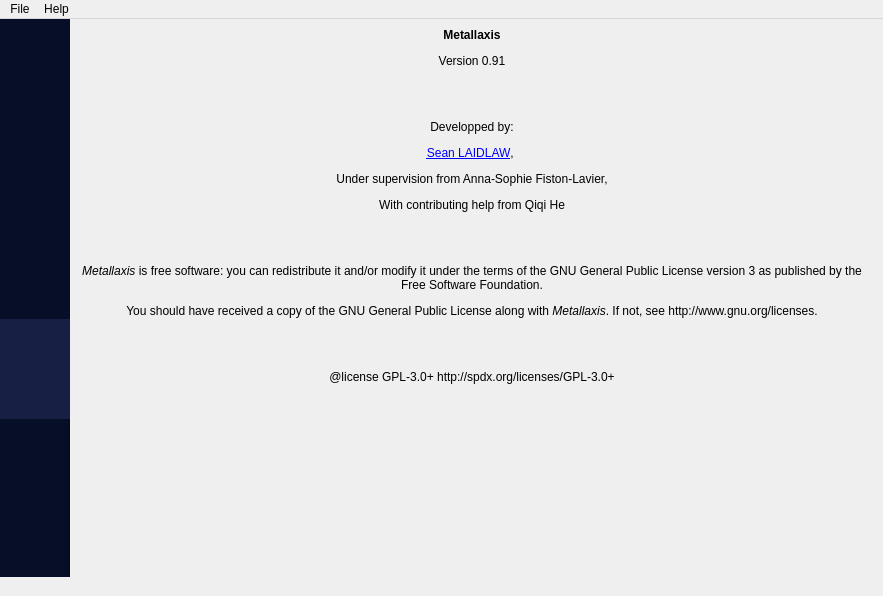
<?xml version="1.0" encoding="UTF-8"?>
<ui version="4.0">
 <class>Metallaxis</class>
 <widget class="QMainWindow" name="Metallaxis">
  <property name="geometry">
   <rect>
    <x>0</x>
    <y>0</y>
    <width>883</width>
    <height>596</height>
   </rect>
  </property>
  <property name="windowTitle">
   <string>MainWindow</string>
  </property>
  <property name="toolButtonStyle">
   <enum>Qt::ToolButtonIconOnly</enum>
  </property>
  <property name="animated">
   <bool>false</bool>
  </property>
  <property name="documentMode">
   <bool>false</bool>
  </property>
  <widget class="QWidget" name="centralwidget">
   <property name="layoutDirection">
    <enum>Qt::LeftToRight</enum>
   </property>
   <layout class="QVBoxLayout" name="verticalLayout_5">
    <property name="spacing">
     <number>-1</number>
    </property>
    <property name="leftMargin">
     <number>0</number>
    </property>
    <property name="topMargin">
     <number>0</number>
    </property>
    <property name="bottomMargin">
     <number>0</number>
    </property>
    <item>
     <widget class="QTabWidget" name="tabWidget">
      <property name="enabled">
       <bool>true</bool>
      </property>
      <property name="sizePolicy">
       <sizepolicy hsizetype="MinimumExpanding" vsizetype="MinimumExpanding">
        <horstretch>0</horstretch>
        <verstretch>0</verstretch>
       </sizepolicy>
      </property>
      <property name="minimumSize">
       <size>
        <width>0</width>
        <height>0</height>
       </size>
      </property>
      <property name="font">
       <font>
        <family>Helvetica Neue</family>
        <pointsize>14</pointsize>
        <weight>75</weight>
        <bold>true</bold>
       </font>
      </property>
      <property name="contextMenuPolicy">
       <enum>Qt::ActionsContextMenu</enum>
      </property>
      <property name="acceptDrops">
       <bool>false</bool>
      </property>
      <property name="layoutDirection">
       <enum>Qt::LeftToRight</enum>
      </property>
      <property name="autoFillBackground">
       <bool>true</bool>
      </property>
      <property name="styleSheet">
       <string notr="true">QTabBar {
background-color: #070E28;
qproperty-drawBase:0;
}

QTabBar::tab {
color: #b6b6b6;
background-color: #070E28;
height: 70px;
width: 70px;
padding-bottom: 30px;
}

QTabBar::tab:hover {
color: #fff;
/*background-color: #172044; */
}

QTabBar::tab:selected {
color: #fff;
background-color: #172044;
}</string>
      </property>
      <property name="tabPosition">
       <enum>QTabWidget::West</enum>
      </property>
      <property name="tabShape">
       <enum>QTabWidget::Rounded</enum>
      </property>
      <property name="currentIndex">
       <number>3</number>
      </property>
      <property name="iconSize">
       <size>
        <width>35</width>
        <height>35</height>
       </size>
      </property>
      <property name="usesScrollButtons">
       <bool>false</bool>
      </property>
      <property name="documentMode">
       <bool>true</bool>
      </property>
      <property name="tabsClosable">
       <bool>false</bool>
      </property>
      <property name="movable">
       <bool>false</bool>
      </property>
      <widget class="QWidget" name="vcf_load_tab">
       <property name="autoFillBackground">
        <bool>true</bool>
       </property>
       <attribute name="title">
        <string/>
       </attribute>
       <layout class="QHBoxLayout" name="horizontalLayout_5">
        <item>
         <layout class="QVBoxLayout" name="verticalLayout_4">
          <item>
           <layout class="QGridLayout" name="gridLayout_2">
            <item row="5" column="0">
             <layout class="QVBoxLayout" name="dynamic_metadata_label_tags"/>
            </item>
            <item row="3" column="0">
             <widget class="Line" name="line_3">
              <property name="orientation">
               <enum>Qt::Horizontal</enum>
              </property>
             </widget>
            </item>
            <item row="3" column="1">
             <widget class="Line" name="line_4">
              <property name="orientation">
               <enum>Qt::Horizontal</enum>
              </property>
             </widget>
            </item>
            <item row="1" column="1">
             <widget class="QLineEdit" name="loaded_vcf_lineedit">
              <property name="enabled">
               <bool>false</bool>
              </property>
              <property name="autoFillBackground">
               <bool>false</bool>
              </property>
              <property name="text">
               <string/>
              </property>
              <property name="readOnly">
               <bool>true</bool>
              </property>
              <property name="placeholderText">
               <string>(File name)</string>
              </property>
             </widget>
            </item>
            <item row="1" column="0">
             <widget class="QLabel" name="loaded_vcf_label">
              <property name="enabled">
               <bool>false</bool>
              </property>
              <property name="text">
               <string>Loaded File :</string>
              </property>
             </widget>
            </item>
            <item row="1" column="2">
             <widget class="QPushButton" name="open_vcf_button">
              <property name="text">
               <string>Open File</string>
              </property>
             </widget>
            </item>
            <item row="5" column="1">
             <layout class="QVBoxLayout" name="dynamic_metadata_label_results"/>
            </item>
            <item row="3" column="2">
             <widget class="Line" name="line_6">
              <property name="orientation">
               <enum>Qt::Horizontal</enum>
              </property>
             </widget>
            </item>
            <item row="4" column="0">
             <widget class="QLabel" name="metadata_area_label">
              <property name="enabled">
               <bool>false</bool>
              </property>
              <property name="text">
               <string>Extracted VCF Metadata</string>
              </property>
             </widget>
            </item>
            <item row="2" column="0">
             <widget class="QLabel" name="meta_detected_filetype_label">
              <property name="enabled">
               <bool>false</bool>
              </property>
              <property name="text">
               <string>Detected filetype :</string>
              </property>
             </widget>
            </item>
            <item row="2" column="1">
             <widget class="QLabel" name="detected_filetype_label">
              <property name="text">
               <string/>
              </property>
              <property name="wordWrap">
               <bool>true</bool>
              </property>
             </widget>
            </item>
           </layout>
          </item>
          <item>
           <spacer name="verticalSpacer_2">
            <property name="orientation">
             <enum>Qt::Vertical</enum>
            </property>
            <property name="sizeHint" stdset="0">
             <size>
              <width>20</width>
              <height>40</height>
             </size>
            </property>
           </spacer>
          </item>
         </layout>
        </item>
       </layout>
      </widget>
      <widget class="QWidget" name="statistics_tab">
       <property name="enabled">
        <bool>true</bool>
       </property>
       <attribute name="title">
        <string/>
       </attribute>
       <layout class="QHBoxLayout" name="horizontalLayout_3">
        <item>
         <widget class="QScrollArea" name="scrollArea">
          <property name="widgetResizable">
           <bool>true</bool>
          </property>
          <widget class="QWidget" name="scrollAreaWidgetContents">
           <property name="geometry">
            <rect>
             <x>0</x>
             <y>0</y>
             <width>775</width>
             <height>530</height>
            </rect>
           </property>
           <layout class="QVBoxLayout" name="verticalLayout_3">
            <item>
             <layout class="QVBoxLayout" name="stat_plot_layout">
              <property name="rightMargin">
               <number>0</number>
              </property>
              <property name="bottomMargin">
               <number>0</number>
              </property>
              <item>
               <widget class="QScrollArea" name="scrollArea_2">
                <property name="sizePolicy">
                 <sizepolicy hsizetype="Preferred" vsizetype="Preferred">
                  <horstretch>0</horstretch>
                  <verstretch>0</verstretch>
                 </sizepolicy>
                </property>
                <property name="widgetResizable">
                 <bool>true</bool>
                </property>
                <widget class="QWidget" name="scrollAreaWidgetContents_2">
                 <property name="geometry">
                  <rect>
                   <x>0</x>
                   <y>0</y>
                   <width>747</width>
                   <height>76</height>
                  </rect>
                 </property>
                 <layout class="QVBoxLayout" name="verticalLayout_8"/>
                </widget>
               </widget>
              </item>
             </layout>
            </item>
            <item>
             <widget class="QLabel" name="dont_delete_me_i_keep_scroll_working">
              <property name="text">
               <string>&lt;html&gt;&lt;head/&gt;&lt;body&gt;&lt;p/&gt;&lt;/body&gt;&lt;/html&gt;</string>
              </property>
              <property name="wordWrap">
               <bool>true</bool>
              </property>
             </widget>
            </item>
            <item>
             <widget class="Line" name="line_2">
              <property name="orientation">
               <enum>Qt::Horizontal</enum>
              </property>
             </widget>
            </item>
            <item>
             <layout class="QHBoxLayout" name="horizontalLayout_7">
              <property name="topMargin">
               <number>0</number>
              </property>
              <item>
               <widget class="QLabel" name="chrom_selection_label">
                <property name="enabled">
                 <bool>false</bool>
                </property>
                <property name="text">
                 <string>Choose a chromosome to view variants by position:</string>
                </property>
               </widget>
              </item>
              <item>
               <widget class="QComboBox" name="chrom_selection_stat_comboBox">
                <property name="enabled">
                 <bool>false</bool>
                </property>
               </widget>
              </item>
             </layout>
            </item>
            <item>
             <layout class="QVBoxLayout" name="chrom_stat_plot_layout"/>
            </item>
            <item>
             <spacer name="verticalSpacer">
              <property name="orientation">
               <enum>Qt::Vertical</enum>
              </property>
              <property name="sizeHint" stdset="0">
               <size>
                <width>20</width>
                <height>40</height>
               </size>
              </property>
             </spacer>
            </item>
           </layout>
          </widget>
         </widget>
        </item>
       </layout>
      </widget>
      <widget class="QWidget" name="viewer_tab">
       <attribute name="title">
        <string/>
       </attribute>
       <layout class="QVBoxLayout" name="verticalLayout_6">
        <item>
         <layout class="QGridLayout" name="gridLayout_3">
          <property name="bottomMargin">
           <number>0</number>
          </property>
          <item row="4" column="2">
           <widget class="QPushButton" name="show_chrom_list_btn">
            <property name="enabled">
             <bool>false</bool>
            </property>
            <property name="text">
             <string>Show Column Selection</string>
            </property>
           </widget>
          </item>
          <item row="4" column="1">
           <widget class="QLineEdit" name="filter_text">
            <property name="enabled">
             <bool>false</bool>
            </property>
            <property name="sizePolicy">
             <sizepolicy hsizetype="MinimumExpanding" vsizetype="Fixed">
              <horstretch>0</horstretch>
              <verstretch>0</verstretch>
             </sizepolicy>
            </property>
            <property name="readOnly">
             <bool>true</bool>
            </property>
            <property name="placeholderText">
             <string>(No filter currently chosen)</string>
            </property>
           </widget>
          </item>
          <item row="3" column="0">
           <widget class="QComboBox" name="filter_box">
            <property name="enabled">
             <bool>false</bool>
            </property>
            <property name="autoFillBackground">
             <bool>false</bool>
            </property>
           </widget>
          </item>
          <item row="4" column="0">
           <widget class="QLabel" name="label_3">
            <property name="enabled">
             <bool>false</bool>
            </property>
            <property name="minimumSize">
             <size>
              <width>50</width>
              <height>0</height>
             </size>
            </property>
            <property name="text">
             <string>Current Filter:</string>
            </property>
            <property name="textFormat">
             <enum>Qt::RichText</enum>
            </property>
            <property name="wordWrap">
             <bool>false</bool>
            </property>
            <property name="openExternalLinks">
             <bool>false</bool>
            </property>
           </widget>
          </item>
          <item row="3" column="2">
           <widget class="QPushButton" name="filter_table_btn">
            <property name="enabled">
             <bool>false</bool>
            </property>
            <property name="text">
             <string>Filter</string>
            </property>
           </widget>
          </item>
          <item row="3" column="1">
           <widget class="QLineEdit" name="filter_lineedit">
            <property name="enabled">
             <bool>false</bool>
            </property>
           </widget>
          </item>
          <item row="2" column="2">
           <widget class="QCheckBox" name="sql_mode_checkBox">
            <property name="enabled">
             <bool>false</bool>
            </property>
            <property name="text">
             <string>SQL Mode</string>
            </property>
            <property name="tristate">
             <bool>false</bool>
            </property>
           </widget>
          </item>
          <item row="2" column="1">
           <widget class="QLabel" name="filter_label">
            <property name="enabled">
             <bool>false</bool>
            </property>
            <property name="text">
             <string>Filter VCF Table (e.g CHROM 1,3,5)</string>
            </property>
           </widget>
          </item>
         </layout>
        </item>
        <item>
         <layout class="QVBoxLayout" name="col_selection_layout">
          <property name="bottomMargin">
           <number>0</number>
          </property>
          <item>
           <layout class="QVBoxLayout" name="verticalLayout">
            <property name="sizeConstraint">
             <enum>QLayout::SetNoConstraint</enum>
            </property>
            <item>
             <widget class="QScrollArea" name="col_selection_scroll_area">
              <property name="maximumSize">
               <size>
                <width>16777215</width>
                <height>200</height>
               </size>
              </property>
              <property name="cursor" stdset="0">
               <cursorShape>ArrowCursor</cursorShape>
              </property>
              <property name="frameShape">
               <enum>QFrame::WinPanel</enum>
              </property>
              <property name="frameShadow">
               <enum>QFrame::Sunken</enum>
              </property>
              <property name="widgetResizable">
               <bool>true</bool>
              </property>
              <widget class="QWidget" name="scrollAreaWidgetContents_3">
               <property name="geometry">
                <rect>
                 <x>0</x>
                 <y>0</y>
                 <width>769</width>
                 <height>89</height>
                </rect>
               </property>
               <layout class="QVBoxLayout" name="verticalLayout_11">
                <item>
                 <layout class="QGridLayout" name="column_select_grid" columnstretch="0">
                  <property name="sizeConstraint">
                   <enum>QLayout::SetDefaultConstraint</enum>
                  </property>
                  <property name="bottomMargin">
                   <number>0</number>
                  </property>
                 </layout>
                </item>
                <item>
                 <layout class="QHBoxLayout" name="horizontalLayout_8">
                  <property name="bottomMargin">
                   <number>0</number>
                  </property>
                  <item>
                   <widget class="QPushButton" name="col_selection_apply_btn">
                    <property name="sizePolicy">
                     <sizepolicy hsizetype="Minimum" vsizetype="Fixed">
                      <horstretch>2</horstretch>
                      <verstretch>0</verstretch>
                     </sizepolicy>
                    </property>
                    <property name="text">
                     <string>Apply</string>
                    </property>
                    <property name="default">
                     <bool>false</bool>
                    </property>
                   </widget>
                  </item>
                  <item>
                   <widget class="QPushButton" name="select_all_cols_btn">
                    <property name="text">
                     <string>Select All</string>
                    </property>
                   </widget>
                  </item>
                  <item>
                   <widget class="QPushButton" name="deselect_all_cols_btn">
                    <property name="text">
                     <string>Deselect All</string>
                    </property>
                   </widget>
                  </item>
                 </layout>
                </item>
               </layout>
              </widget>
             </widget>
            </item>
            <item>
             <widget class="QTableWidget" name="viewer_tab_table_widget">
              <property name="enabled">
               <bool>false</bool>
              </property>
              <property name="autoFillBackground">
               <bool>false</bool>
              </property>
              <property name="lineWidth">
               <number>2</number>
              </property>
              <property name="alternatingRowColors">
               <bool>true</bool>
              </property>
              <property name="selectionBehavior">
               <enum>QAbstractItemView::SelectRows</enum>
              </property>
              <property name="showGrid">
               <bool>true</bool>
              </property>
              <property name="sortingEnabled">
               <bool>true</bool>
              </property>
              <property name="cornerButtonEnabled">
               <bool>false</bool>
              </property>
              <property name="rowCount">
               <number>0</number>
              </property>
              <property name="columnCount">
               <number>0</number>
              </property>
             </widget>
            </item>
            <item>
             <layout class="QHBoxLayout" name="horizontalLayout_6">
              <property name="bottomMargin">
               <number>0</number>
              </property>
              <item>
               <widget class="QPushButton" name="view_variant_btn">
                <property name="enabled">
                 <bool>false</bool>
                </property>
                <property name="sizePolicy">
                 <sizepolicy hsizetype="Minimum" vsizetype="Fixed">
                  <horstretch>2</horstretch>
                  <verstretch>0</verstretch>
                 </sizepolicy>
                </property>
                <property name="text">
                 <string>View Variant</string>
                </property>
               </widget>
              </item>
             </layout>
            </item>
            <item>
             <widget class="QFrame" name="graphicsView">
              <property name="minimumSize">
               <size>
                <width>0</width>
                <height>0</height>
               </size>
              </property>
              <property name="frameShape">
               <enum>QFrame::Panel</enum>
              </property>
              <property name="frameShadow">
               <enum>QFrame::Sunken</enum>
              </property>
              <layout class="QVBoxLayout" name="verticalLayout_9">
               <item>
                <layout class="QHBoxLayout" name="horizlayout">
                 <property name="topMargin">
                  <number>0</number>
                 </property>
                 <item>
                  <widget class="QLabel" name="label_2">
                   <property name="text">
                    <string>Displaying Chr</string>
                   </property>
                  </widget>
                 </item>
                 <item>
                  <widget class="QLabel" name="graphics_chr_label">
                   <property name="text">
                    <string/>
                   </property>
                  </widget>
                 </item>
                 <item>
                  <widget class="QLabel" name="label_4">
                   <property name="text">
                    <string>from pos:</string>
                   </property>
                  </widget>
                 </item>
                 <item>
                  <widget class="QLineEdit" name="graphics_min_pos_textin"/>
                 </item>
                 <item>
                  <widget class="QLabel" name="label_5">
                   <property name="text">
                    <string>to pos:</string>
                   </property>
                  </widget>
                 </item>
                 <item>
                  <widget class="QLineEdit" name="graphics_max_pos_textin"/>
                 </item>
                 <item>
                  <widget class="QPushButton" name="graphics_reload_btn">
                   <property name="text">
                    <string>Reload</string>
                   </property>
                  </widget>
                 </item>
                 <item>
                  <spacer name="horizontalSpacer">
                   <property name="orientation">
                    <enum>Qt::Horizontal</enum>
                   </property>
                   <property name="sizeHint" stdset="0">
                    <size>
                     <width>40</width>
                     <height>20</height>
                    </size>
                   </property>
                  </spacer>
                 </item>
                 <item>
                  <widget class="QToolButton" name="export_svg_toolbtn">
                   <property name="text">
                    <string>...</string>
                   </property>
                  </widget>
                 </item>
                 <item>
                  <widget class="QPushButton" name="graphics_hide_view_btn">
                   <property name="text">
                    <string>Hide</string>
                   </property>
                  </widget>
                 </item>
                </layout>
               </item>
               <item>
                <layout class="QVBoxLayout" name="graphicsView_layout"/>
               </item>
              </layout>
             </widget>
            </item>
           </layout>
          </item>
         </layout>
        </item>
       </layout>
      </widget>
      <widget class="QWidget" name="about_tab">
       <attribute name="title">
        <string notr="true"/>
       </attribute>
       <layout class="QGridLayout" name="gridLayout">
        <item row="0" column="0">
         <layout class="QVBoxLayout" name="verticalLayout_2">
          <item>
           <widget class="QLabel" name="label">
            <property name="text">
             <string>&lt;html&gt;&lt;head/&gt;&lt;body&gt;&lt;p align=&quot;center&quot;&gt;&lt;span style=&quot; font-weight:600;&quot;&gt;Metallaxis&lt;/span&gt;&lt;/p&gt;&lt;p align=&quot;center&quot;&gt;Version 0.91&lt;/p&gt;&lt;p align=&quot;center&quot;&gt;&lt;br/&gt;&lt;/p&gt;&lt;p align=&quot;center&quot;&gt;Developped by:&lt;/p&gt;&lt;p align=&quot;center&quot;&gt;&lt;a href=&quot;mailto::seanlaidlaw95@gmail.com&quot;&gt;&lt;span style=&quot; text-decoration: underline; color:#0000ff;&quot;&gt;Sean LAIDLAW&lt;/span&gt;&lt;/a&gt;, &lt;/p&gt;&lt;p align=&quot;center&quot;&gt;Under supervision from Anna-Sophie Fiston-Lavier,&lt;/p&gt;&lt;p align=&quot;center&quot;&gt;With contributing help from Qiqi He&lt;/p&gt;&lt;p align=&quot;center&quot;&gt;&lt;br/&gt;&lt;/p&gt;&lt;p align=&quot;center&quot;&gt;&lt;span style=&quot; font-style:italic;&quot;&gt;Metallaxis&lt;/span&gt; is free software: you can redistribute it and/or modify it under the terms of the GNU General Public License version 3 as published by the Free Software Foundation.&lt;/p&gt;&lt;p align=&quot;center&quot;&gt;You should have received a copy of the GNU General Public License along with &lt;span style=&quot; font-style:italic;&quot;&gt;Metallaxis&lt;/span&gt;. If not, see http://www.gnu.org/licenses.&lt;/p&gt;&lt;p align=&quot;center&quot;&gt;&lt;br/&gt;&lt;/p&gt;&lt;p align=&quot;center&quot;&gt;@license GPL-3.0+ http://spdx.org/licenses/GPL-3.0+&lt;/p&gt;&lt;/body&gt;&lt;/html&gt;</string>
            </property>
            <property name="scaledContents">
             <bool>true</bool>
            </property>
            <property name="wordWrap">
             <bool>true</bool>
            </property>
            <property name="margin">
             <number>20</number>
            </property>
            <property name="openExternalLinks">
             <bool>true</bool>
            </property>
           </widget>
          </item>
          <item>
           <spacer name="verticalSpacer_3">
            <property name="orientation">
             <enum>Qt::Vertical</enum>
            </property>
            <property name="sizeHint" stdset="0">
             <size>
              <width>20</width>
              <height>40</height>
             </size>
            </property>
           </spacer>
          </item>
         </layout>
        </item>
       </layout>
      </widget>
     </widget>
    </item>
   </layout>
  </widget>
  <widget class="QMenuBar" name="menubar">
   <property name="geometry">
    <rect>
     <x>0</x>
     <y>0</y>
     <width>883</width>
     <height>22</height>
    </rect>
   </property>
   <widget class="QMenu" name="menuFile">
    <property name="title">
     <string>File</string>
    </property>
    <addaction name="actionAbout"/>
    <addaction name="separator"/>
    <addaction name="actionOpen_VCF"/>
    <addaction name="actionSave_Analysis"/>
    <addaction name="actionSettings"/>
    <addaction name="separator"/>
    <addaction name="actionQuit"/>
   </widget>
   <widget class="QMenu" name="menuHelp">
    <property name="title">
     <string>Help</string>
    </property>
    <addaction name="actionGithub_Page"/>
    <addaction name="separator"/>
   </widget>
   <addaction name="menuFile"/>
   <addaction name="menuHelp"/>
  </widget>
  <widget class="QStatusBar" name="statusbar">
   <property name="sizeGripEnabled">
    <bool>false</bool>
   </property>
  </widget>
  <action name="actionOpen_VCF">
   <property name="text">
    <string>Open File</string>
   </property>
  </action>
  <action name="actionOpen_h5">
   <property name="text">
    <string>Open h5</string>
   </property>
  </action>
  <action name="actionQuit">
   <property name="text">
    <string>Close</string>
   </property>
   <property name="menuRole">
    <enum>QAction::QuitRole</enum>
   </property>
  </action>
  <action name="actionAbout">
   <property name="checkable">
    <bool>false</bool>
   </property>
   <property name="text">
    <string>About Metallaxis</string>
   </property>
   <property name="menuRole">
    <enum>QAction::ApplicationSpecificRole</enum>
   </property>
  </action>
  <action name="actionExport_Report">
   <property name="text">
    <string>Export Report</string>
   </property>
  </action>
  <action name="actionMetallaxis_Documentation">
   <property name="text">
    <string>Metallaxis Documentation</string>
   </property>
  </action>
  <action name="actionGithub_Page">
   <property name="text">
    <string>Github Page</string>
   </property>
  </action>
  <action name="actionAboutMetallaxis">
   <property name="text">
    <string>About Metallaxis</string>
   </property>
   <property name="iconText">
    <string>About Metallaxis</string>
   </property>
  </action>
  <action name="actionSettings">
   <property name="text">
    <string>Settings</string>
   </property>
   <property name="menuRole">
    <enum>QAction::PreferencesRole</enum>
   </property>
  </action>
  <action name="actionSave_Annotation">
   <property name="text">
    <string>Save Annotation</string>
   </property>
  </action>
  <action name="actionSave_Analysis">
   <property name="text">
    <string>Save Analysis</string>
   </property>
  </action>
 </widget>
 <resources/>
 <connections/>
</ui>
